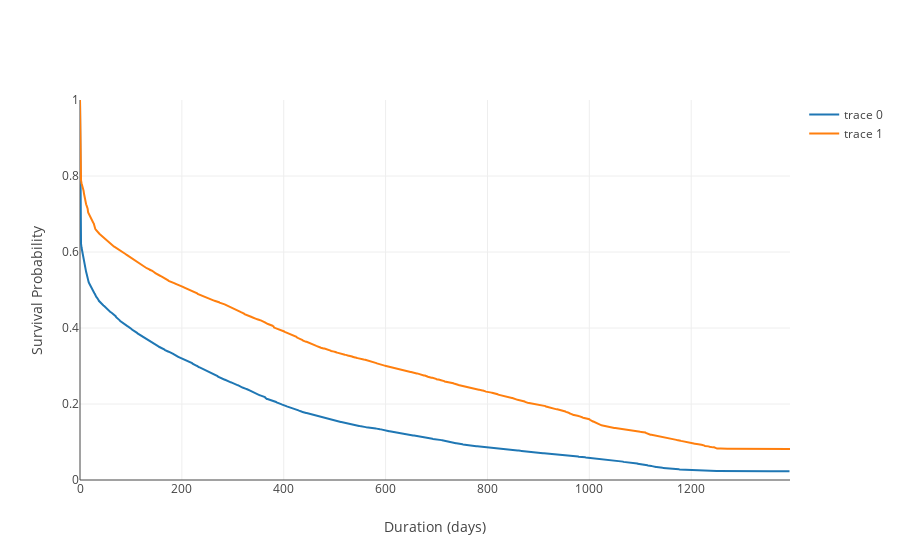

The notebook cell saved with this chart:
### Markdown cell above
So, we can see from these curves that, as we would expect, those prospects who go on to become clients engage at a much higher rate (35%) and remain engaged at a much higher rate than those who never convert.  Let's look at both groups in a more traditional survival curve setting (one that assumes all participants arrive at the study starting point alive).

### Code cell
survive = survivorData[pd.notnull(survivorData.max_date)]


survProsp = survive[survive.account_type == 'Prospect']

T=survProsp['duration']
E=survProsp['observed']

kmf = KaplanMeierFitter()
survProspTable = kmf.fit(T,event_observed=E).survival_function_.reset_index()

survClient = survive[survive.account_type == 'Client']

T=survClient['duration']
E=survClient['observed']

kmf = KaplanMeierFitter()
survClientTable = kmf.fit(T,event_observed=E).survival_function_.reset_index()

traceProsp = go.Scatter(x=survProspTable['timeline'],y=survProspTable['KM_estimate'])
traceClient = go.Scatter(x=survClientTable['timeline'],y=survClientTable['KM_estimate'])

layout = go.Layout(yaxis={'range':[0,1],'showline':False,'title':'Survival Probability'},xaxis={'title':'Duration (days)'})
fig=go.Figure(data=[traceProsp,traceClient],layout=layout)
offline.iplot(fig)

### Figure 1 — Plotly figure (JSON) as saved in the notebook; plotly's stock layout.template omitted (floating-point values rounded to 4 significant figures; data arrays with more than 128 entries replaced by an {"elided": "..."} marker saying what was removed)
{"data": [{"type": "scatter", "uid": "4c96c1cc-d874-4ea7-9c46-fe277ad75ab6", "x": {"elided": "1138 int values"}, "y": {"elided": "1138 float values"}}, {"type": "scatter", "uid": "3db080af-68b8-4bff-979c-5cdc0b5abeac", "x": {"elided": "1161 int values"}, "y": {"elided": "1161 float values"}}], "layout": {"xaxis": {"title": {"text": "Duration (days)"}}, "yaxis": {"range": [0, 1], "showline": false, "title": {"text": "Survival Probability"}}}}
